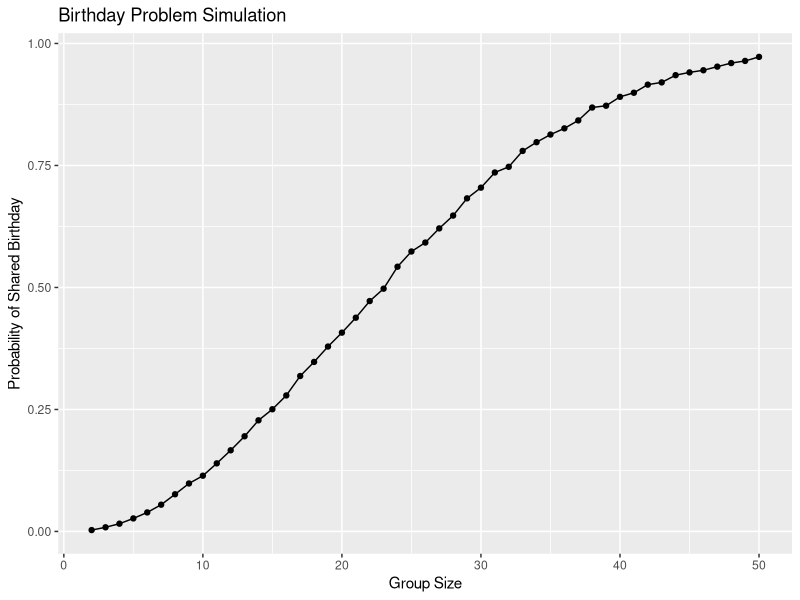

The R source for this figure: (Note: a time limit stopped this script after it produced the figure.)
## ---- chunk 1
library(tidyverse)
library(broom)

set.seed(1)

birthdays = sample(1:365, 5, replace = TRUE)

birthdays

length(unique(birthdays)) < 5
## ---- chunk 2

bday_sim = function(n_people) {
  birthdays = sample(1:365, n_people, replace = TRUE)
  length(unique(birthdays)) < n_people
}

group_sizes = 2:50
n_sim = 10000


sim_results = 
  expand_grid(
    group_size = group_sizes,
    iter = 1:n_sim
  ) |> 
  mutate(
    has_duplicate = map_lgl(group_size, bday_sim)
  ) |> 
  group_by(group_size) |> 
  summarize(
    prob_duplicate = mean(has_duplicate),
    .groups = "drop"
  )


sim_results |> 
  ggplot(aes(x = group_size, y = prob_duplicate)) +
  geom_point() +
  geom_line() +
  labs(
    x = "Group Size",
    y = "Probability of Shared Birthday",
    title = "Birthday Problem Simulation"
  )
## ---- chunk 3
n = 30
sigma = 5
mu_values = 0:6
nsim = 5000
alpha = 0.05


sim_results = 
  expand_grid(
    mu_true = mu_values,
    iter = 1:nsim
  ) |> 
  mutate(
    data = map(mu_true, ~ rnorm(n, mean = .x, sd = sigma)),
    ttest = map(data, ~ t.test(.x, mu = 0)),
    tidy_test = map(ttest, ~ broom::tidy(.x))
  ) |> 
  unnest(tidy_test) |> 
  select(mu_true, estimate, p.value)

power_results = 
  sim_results |> 
  group_by(mu_true) |> 
  summarize(
    power = mean(p.value < alpha),
    .groups = "drop"
  )


avg_estimates = 
  sim_results |> 
  group_by(mu_true) |> 
  summarize(
    mean_estimate_all = mean(estimate),
    mean_estimate_reject = mean(estimate[p.value < alpha]),
    .groups = "drop"
  )

power_results |> 
  ggplot(aes(x = mu_true, y = power)) +
  geom_point() +
  geom_line() +
  labs(
    x = "True Mean (μ)",
    y = "Power (Probability of Rejecting H₀)",
    title = "Power vs. Effect Size in One-Sample t-test"
  )


avg_estimates |> 
  ggplot(aes(x = mu_true)) +
  geom_line(aes(y = mean_estimate_all, color = "All Samples")) +
  geom_line(aes(y = mean_estimate_reject, color = "Rejected Samples")) +
  geom_point(aes(y = mean_estimate_all, color = "All Samples")) +
  geom_point(aes(y = mean_estimate_reject, color = "Rejected Samples")) +
  labs(
    x = "True Mean (μ)",
    y = "Average Estimate (μ̂)",
    title = "Average Estimated Mean vs. True Mean",
    color = "Sample Type"
  )
